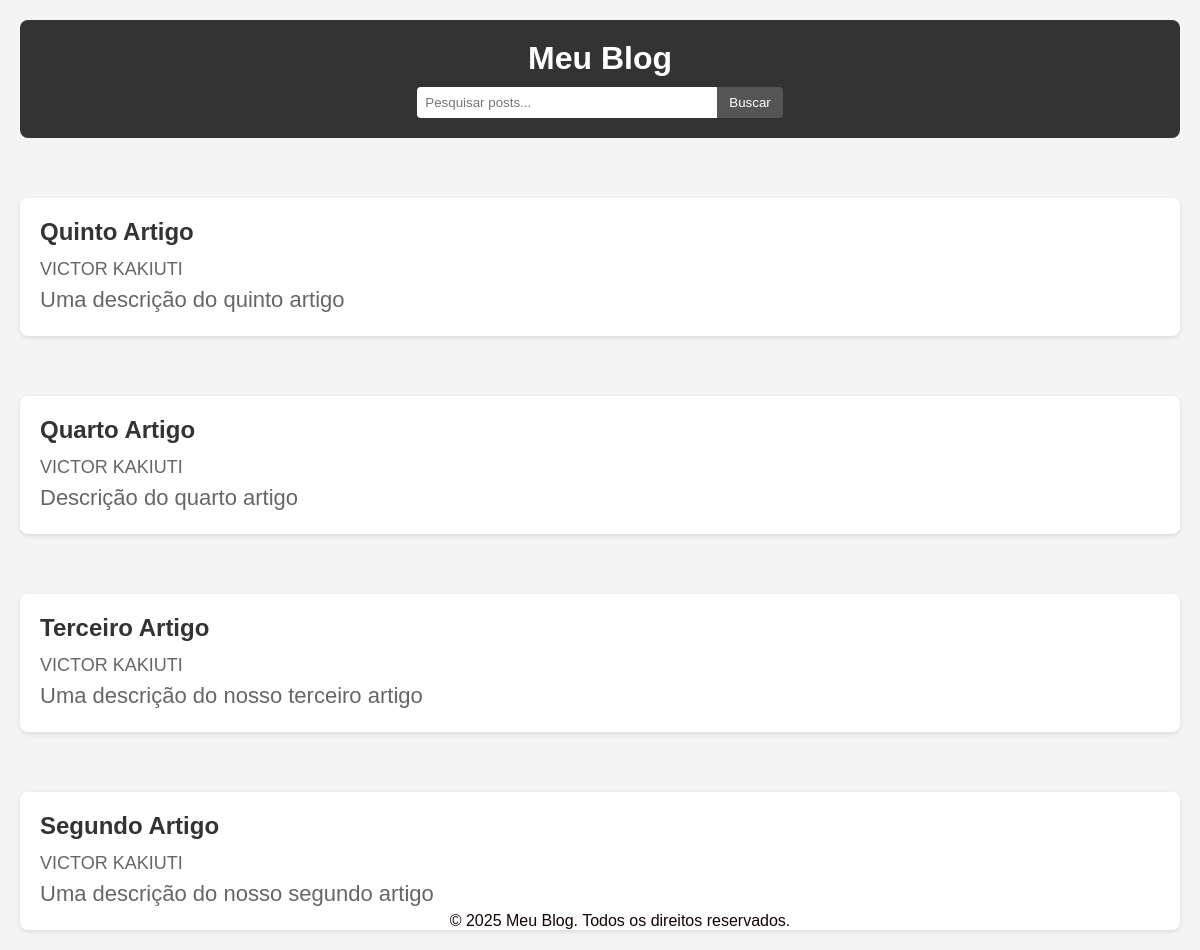
The page / on the database its author committed.
### blog/models.py (models this page shows, shortened)
class Article(models.Model):
    title = models.CharField(max_length=65)
    description = models.CharField(max_length=165)
    slug = models.SlugField()
    article = models.TextField()
    author = models.ForeignKey(
        User, on_delete=models.SET_NULL, null=True
    )
    is_published = models.BooleanField(default=False)

### blog/views.py (the view)
# urls.py: path('', views.home, name='home'),
def home(request):
    articles = Article.objects.filter(
        is_published=True,
    ).order_by('-id')
    return render(request, 'blog/pages/home.html', context={
        'article': articles,
    })

### blog/templates/blog/pages/home.html
{% include 'blog/partials/head.html' %}
<body>
{% include 'blog/partials/header.html' %}
{% for articles in article %}
{% include 'blog/partials/article.html' %}
{% endfor %}
{% include 'blog/partials/footer.html' %}
</body>
</html>

### blog/templates/blog/partials/head.html (shortened to what this page needs)
{% load static %}
    <!DOCTYPE html>
<html lang="pt-BR">
<head>
    <link rel="stylesheet" href="{% static 'blog/css/styles.css' %}">
</head>

### blog/templates/blog/partials/header.html
<header>
    <h1>Meu Blog</h1>
    <div class="search-bar">
        <input type="text" placeholder="Pesquisar posts...">
        <button>Buscar</button>
    </div>
</header>

### blog/templates/blog/partials/article.html (shortened to what this page needs)
<div class="post">
    <a href='{% url 'article' articles.id %}' class='links'>
        <h2 class='title'>{{ articles.title }}</h2>
        <p style='font-size:18px;'>{{ articles.author.first_name }} {{ articles.author.last_name }}</p>
        <p>{{ articles.description }}</p>
    </a>
</div>

### blog/templates/blog/partials/footer.html
<footer>
    &copy; 2025 Meu Blog. Todos os direitos reservados.
</footer>

### blog/static/blog/css/styles.css (style rules this page uses)
* { margin: 0; padding: 0; box-sizing: border-box; font-family: Arial, sans-serif; }
body { background-color: #f4f4f4; padding: 20px; }
header { background-color: #333; color: white; padding: 20px; text-align: center; border-radius: 8px; }
header h1 { margin-bottom: 10px; }
.search-bar { display: flex; justify-content: center; }
.search-bar input[type="text"] { padding: 8px; width: 300px; border: none; border-radius: 4px 0 0 4px; outline: none; }
.search-bar button { padding: 8px 12px; border: none; background-color: #555; color: white; border-radius: 0 4px 4px 0; cursor: pointer; }
.post { background-color: white; padding: 20px; border-radius: 8px; box-shadow: 0 2px 5px rgba(0,0,0,0.1); margin-top: 60px; }
.links { text-decoration: none; }
.post h2 { margin-bottom: 10px; color: #333; }
.post p { color: #666; line-height: 1.5; font-size: 22px; }
footer { position: fixed; bottom: 20px; width: 100%; text-align: center; color: #130202; }

### rows shown on the page
Article: title "Quinto Artigo", author.first_name "VICTOR", author.last_name "KAKIUTI", description "Uma descrição do quinto artigo"
Article: title "Quarto Artigo", author.first_name "VICTOR", author.last_name "KAKIUTI", description "Descrição do quarto artigo"
Article: title "Terceiro Artigo", author.first_name "VICTOR", author.last_name "KAKIUTI", description "Uma descrição do nosso terceiro artigo"
Article: title "Segundo Artigo", author.first_name "VICTOR", author.last_name "KAKIUTI", description "Uma descrição do nosso segundo artigo"
